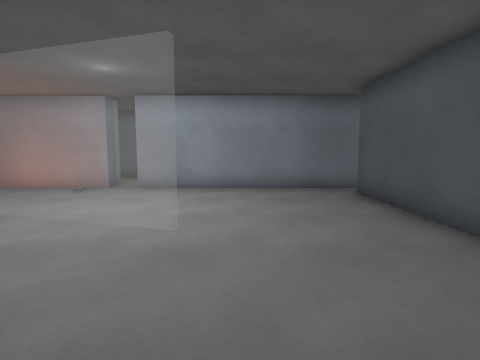
[1] (above)

16 first-person views from a walk through a 3-D level made in the Godot game engine. The camera is 1.3 m above the floor, tilts 6° down and sees 80° across. The floor is counted in squares, 1 m on a side. Each view is taken from the middle of a square. On the plan, view 1 faces up. The plan holds only what a view shows up to about 13 squares ahead; the rest is blank. The place goes on beyond the plan. Flat picture figures and markers are not drawn. Characters and animated objects are not drawn. Surface patterns are stand-ins for the level's own textures.

[2]
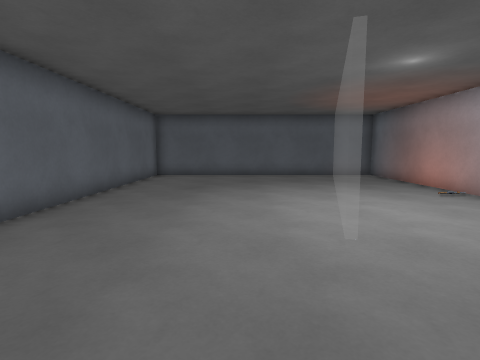

[3]
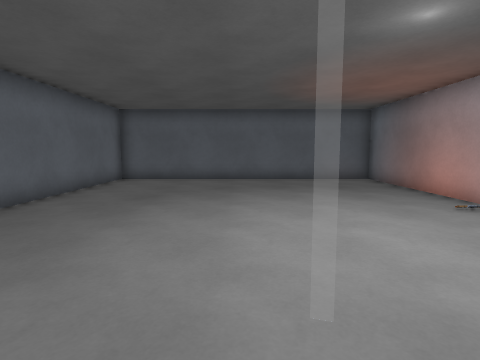

[4]
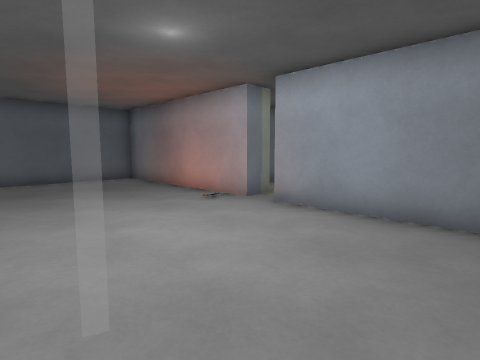

[5]
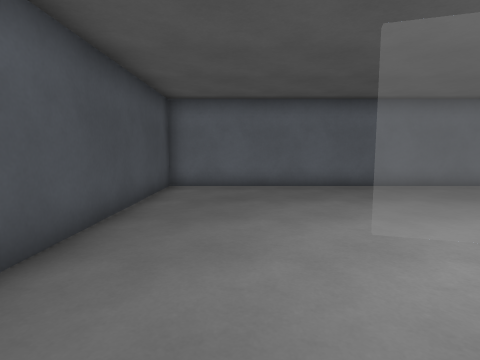

[6]
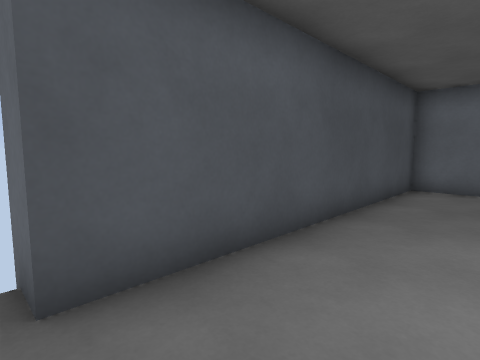

[7]
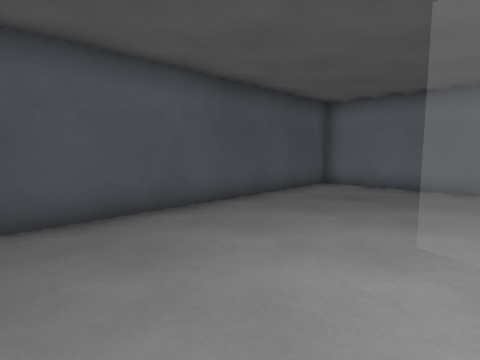

[8]
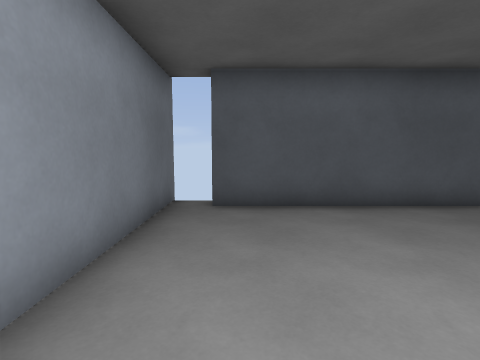

[9]
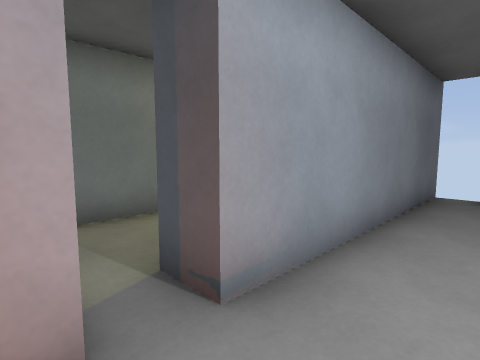

[10]
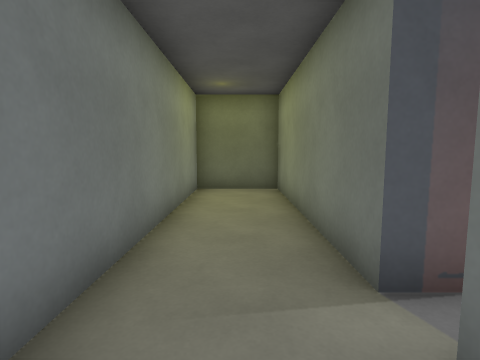

[11]
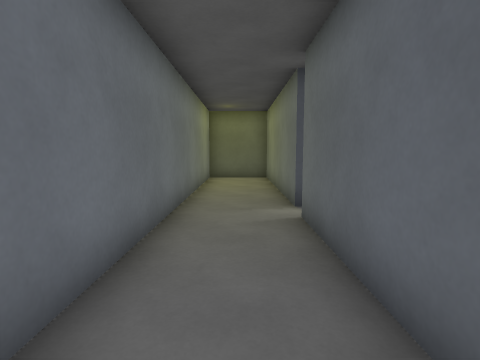

[12]
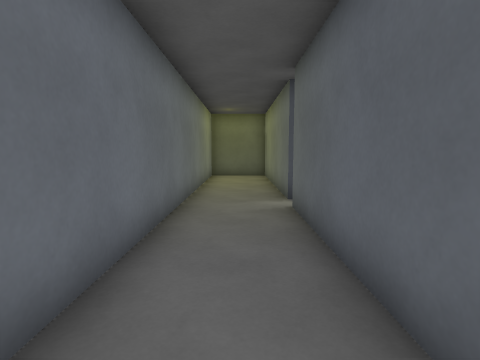

[13]
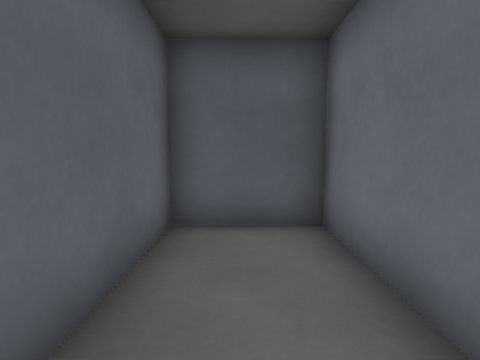

[14]
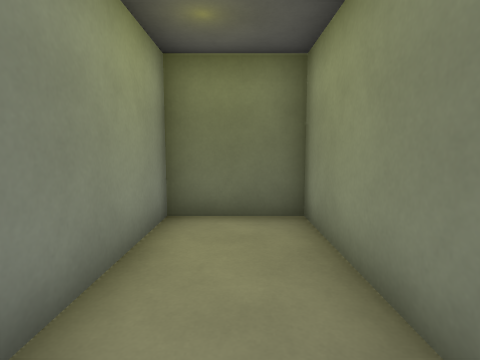

[15]
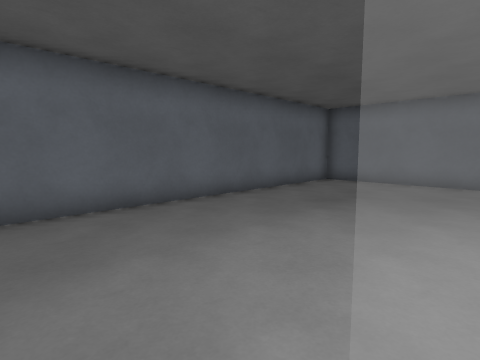

[16]
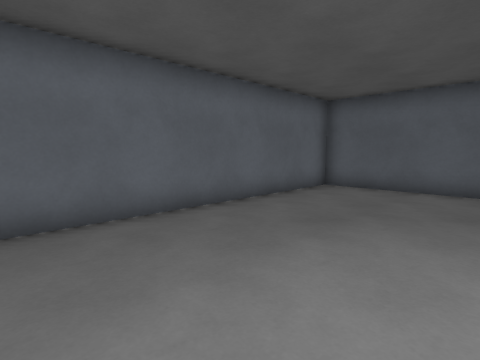

### Floor plan
Ten units are one square. View 1 is at (0, 0); x grows to the right and y downward. Boxes are objects, and circles mark ways between rooms. Rooms are numbered by the first view taken in them; rooms with no view inside come last. Other rooms are left out.
<svg viewBox="-124 -139 175 157">
<path fill="none" stroke="#000" d="M-45 -97 -119 -97 -119 13 36 13 36 -86 46 -86M45 -97 -35 -97M-35 -97 -35 -108 36 -108 36 -134 -119 -134 -119 -108 -45 -108 -45 -97"/>
<circle cx="-40" cy="-100" r="3" fill="#2a7"/>
<text x="-40" y="-40">1</text>
<text x="-30" y="-120">2</text>
</svg>
Room 1 opens to room 2.

Where each view was taken, in squares from view 1:
view 1: 0 up, 0 right, facing up
view 2: 3 up, 3 right, facing left
view 3: 4 up, 1 right, facing left
view 4: 4 up, 1 right, facing up-left
view 5: 9 up, 1 right, facing down
view 6: 9 up, 1 right, facing down-right
view 7: 9 up, 2 left, facing down-right
view 8: 8 up, 3 left, facing right
view 9: 8 up, 5 left, facing up-right
view 10: 12 up, 6 left, facing right
view 11: 12 up, 10 left, facing right
view 12: 12 up, 11 left, facing right
view 13: 12 up, 7 left, facing left
view 14: 12 up, 2 left, facing right
view 15: 5 up, 0 right, facing down-left
view 16: 4 up, 2 left, facing down-left
